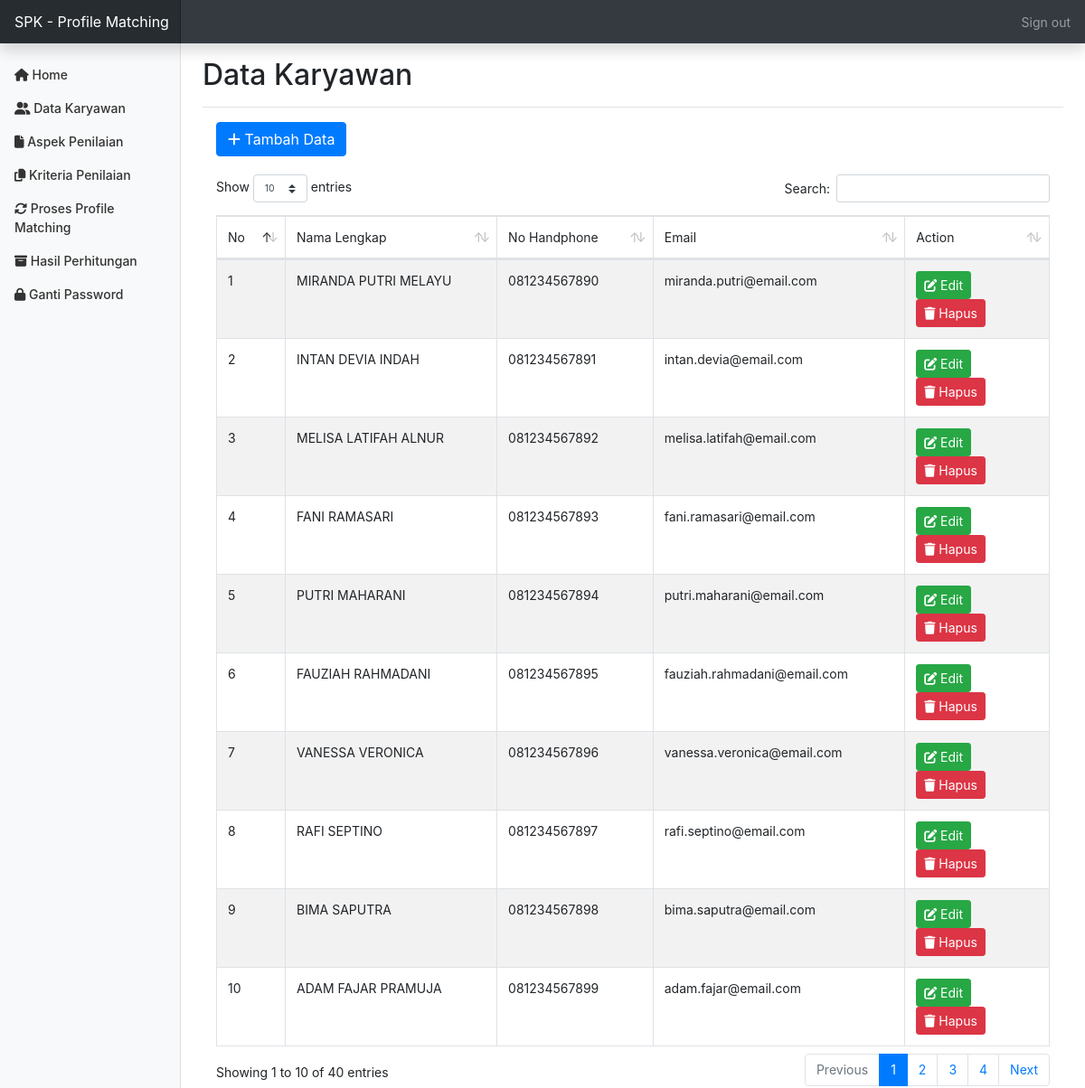
Page /home.php?page=pelamar (signed in) on the committed database.
### tables this page shows
CREATE TABLE `master_pelamar` (
  `id_pelamar` int NOT NULL,
  `nama_pelamar` varchar(50) NOT NULL,
  `no_hp` varchar(12) NOT NULL,
  `email` varchar(50) NOT NULL
);

### pelamar.php (the view, shortened to what this page needs)
<div class="container">
		<a href="home.php?page=tambah_pelamar">
			<button style="margin-bottom: 20px;" class="btn btn-primary"> <i class="fa fa-plus"></i> Tambah Data </button>
		</a>
		<table id="example" class="table table-striped table-bordered" style="width:100%">
	    	<thead>
	    		<tr>
	    			<td>No</td>
	    			<td>Nama Lengkap</td>
	    			<td>No Handphone</td>
	    			<td>Email</td>
	    			<td>Action</td>
	    		</tr>
	    	</thead>
	    	<tbody>
				<?php
			        $no = 1;
			        $query = "SELECT * FROM master_pelamar ORDER BY id_pelamar ASC";
			        $master_pelamar = $koneksi->prepare($query);
			        $master_pelamar->execute();
			        $res1 = $master_pelamar->get_result();
			        if ($res1->num_rows > 0) {
				        while ($row = $res1->fetch_assoc()) {
				        	$id = $row['id_pelamar'];
				            $nama_pelamar = $row['nama_pelamar'];
				            $no_hp = $row['no_hp'];
				            $email = $row['email'];
				?>
					<tr>
						<td><?php echo $no++; ?></td>
						<td><?php echo $nama_pelamar; ?></td>
						<td><?php echo $no_hp; ?></td>
						<td><?php echo $email; ?></td>
						<td>
							<a href="home.php?page=edit_pelamar&aa=<?php echo base64_encode($id) ?>">
								<button class="btn btn-success btn-sm"> <i class="fa fa-edit"></i> Edit </button>
							</a>
							<a href="hapus_pelamar.php?aa=<?php echo base64_encode($id) ?>" onclick="javascript: return confirm('Apakah Anda yakin ingin menghapus data ini?')">
								<button class="btn btn-danger btn-sm"> <i class="fa fa-trash"></i> Hapus </button>
							</a>
						</td>
					</tr>
			    <?php } } else { ?>
				    <tr>
				    	<td colspan='7'>Tidak ada data ditemukan</td>
				    </tr>
			    <?php } ?>
	    	</tbody>
	    </table>
    </div>

### css/dashboard.css (style rules this page uses)
body { font-size: .875rem; }

### rows in the picture
master_pelamar: nama_pelamar "MIRANDA PUTRI MELAYU", no_hp "081234567890", email "miranda.putri@email.com"
master_pelamar: nama_pelamar "INTAN DEVIA INDAH", no_hp "081234567891", email "intan.devia@email.com"
master_pelamar: nama_pelamar "MELISA LATIFAH ALNUR", no_hp "081234567892", email "melisa.latifah@email.com"
master_pelamar: nama_pelamar "FANI RAMASARI", no_hp "081234567893", email "fani.ramasari@email.com"
master_pelamar: nama_pelamar "PUTRI MAHARANI", no_hp "081234567894", email "putri.maharani@email.com"
master_pelamar: nama_pelamar "FAUZIAH RAHMADANI", no_hp "081234567895", email "fauziah.rahmadani@email.com"
master_pelamar: nama_pelamar "VANESSA VERONICA", no_hp "081234567896", email "vanessa.veronica@email.com"
master_pelamar: nama_pelamar "RAFI SEPTINO", no_hp "081234567897", email "rafi.septino@email.com"
master_pelamar: nama_pelamar "BIMA SAPUTRA", no_hp "081234567898", email "bima.saputra@email.com"
master_pelamar: nama_pelamar "ADAM FAJAR PRAMUJA", no_hp "081234567899", email "adam.fajar@email.com"
